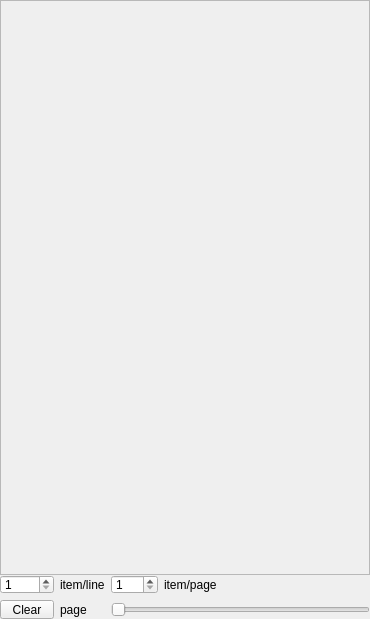
<?xml version="1.0" encoding="UTF-8"?>
<ui version="4.0">
 <class>Browser</class>
 <widget class="QWidget" name="Browser">
  <property name="geometry">
   <rect>
       <x>0</x>
       <y>0</y>
       <width>370</width>
       <height>619</height>
   </rect>
  </property>
  <property name="windowTitle">
   <string>Browser</string>
  </property>
  <property name="autoFillBackground">
   <bool>false</bool>
  </property>
  <layout class="QVBoxLayout" name="verticalLayout">
   <property name="spacing">
    <number>0</number>
   </property>
   <property name="leftMargin">
    <number>0</number>
   </property>
   <property name="topMargin">
    <number>0</number>
   </property>
   <property name="rightMargin">
    <number>0</number>
   </property>
   <property name="bottomMargin">
    <number>0</number>
   </property>
   <item>
    <widget class="QSplitter" name="splitter">
     <property name="sizePolicy">
      <sizepolicy hsizetype="Preferred" vsizetype="Expanding">
       <horstretch>0</horstretch>
       <verstretch>0</verstretch>
      </sizepolicy>
     </property>
     <property name="orientation">
      <enum>Qt::Vertical</enum>
     </property>
     <property name="handleWidth">
      <number>0</number>
     </property>
     <property name="childrenCollapsible">
      <bool>true</bool>
     </property>
     <widget class="QScrollArea" name="scrollArea">
      <property name="sizePolicy">
       <sizepolicy hsizetype="Expanding" vsizetype="Expanding">
        <horstretch>0</horstretch>
        <verstretch>0</verstretch>
       </sizepolicy>
      </property>
      <property name="widgetResizable">
       <bool>true</bool>
      </property>
      <widget class="QWidget" name="scrollAreaWidgetContents">
       <property name="geometry">
           <rect>
               <x>0</x>
               <y>0</y>
               <width>368</width>
               <height>573</height>
           </rect>
       </property>
       <property name="sizePolicy">
        <sizepolicy hsizetype="Expanding" vsizetype="Expanding">
         <horstretch>0</horstretch>
         <verstretch>0</verstretch>
        </sizepolicy>
       </property>
       <layout class="QVBoxLayout" name="verticalLayout_2">
        <property name="spacing">
         <number>0</number>
        </property>
        <property name="leftMargin">
         <number>0</number>
        </property>
        <property name="topMargin">
         <number>0</number>
        </property>
        <property name="rightMargin">
         <number>0</number>
        </property>
        <property name="bottomMargin">
         <number>0</number>
        </property>
        <item>
         <widget class="QStackedWidget" name="stackedWidget">
          <property name="sizePolicy">
           <sizepolicy hsizetype="Expanding" vsizetype="Expanding">
            <horstretch>0</horstretch>
            <verstretch>0</verstretch>
           </sizepolicy>
          </property>
          <widget class="QWidget" name="pageWidget">
           <property name="sizePolicy">
            <sizepolicy hsizetype="Expanding" vsizetype="Expanding">
             <horstretch>0</horstretch>
             <verstretch>0</verstretch>
            </sizepolicy>
           </property>
          </widget>
          <widget class="QWidget" name="hiddenWidget">
           <property name="sizePolicy">
            <sizepolicy hsizetype="Expanding" vsizetype="Expanding">
             <horstretch>0</horstretch>
             <verstretch>0</verstretch>
            </sizepolicy>
           </property>
          </widget>
         </widget>
        </item>
       </layout>
      </widget>
     </widget>
     <widget class="QWidget" name="toolBar" native="true">
      <property name="sizePolicy">
       <sizepolicy hsizetype="Preferred" vsizetype="Fixed">
        <horstretch>0</horstretch>
        <verstretch>0</verstretch>
       </sizepolicy>
      </property>
      <property name="maximumSize">
       <size>
        <width>16777215</width>
           <height>44</height>
       </size>
      </property>
         <layout class="QGridLayout" name="gridLayout">
             <property name="leftMargin">
                 <number>0</number>
             </property>
             <property name="topMargin">
                 <number>0</number>
             </property>
             <property name="rightMargin">
                 <number>0</number>
             </property>
             <property name="bottomMargin">
                 <number>0</number>
             </property>
             <item row="1" column="2" colspan="4">
                 <widget class="QSlider" name="pageSelector">
                     <property name="sizePolicy">
                         <sizepolicy hsizetype="Expanding" vsizetype="Minimum">
                             <horstretch>0</horstretch>
                             <verstretch>0</verstretch>
                         </sizepolicy>
                     </property>
                     <property name="orientation">
                         <enum>Qt::Horizontal</enum>
                     </property>
                 </widget>
             </item>
             <item row="1" column="1">
                 <widget class="QLabel" name="pageIndex">
                     <property name="text">
                         <string>page</string>
                     </property>
                 </widget>
             </item>
             <item row="1" column="0">
                 <widget class="QToolButton" name="clearButton">
                     <property name="sizePolicy">
                         <sizepolicy hsizetype="Minimum" vsizetype="Minimum">
                             <horstretch>0</horstretch>
                             <verstretch>0</verstretch>
                         </sizepolicy>
                     </property>
                     <property name="text">
                         <string>Clear</string>
                     </property>
        </widget>
       </item>
             <item row="0" column="0">
                 <widget class="QSpinBox" name="itemPerLine">
                     <property name="sizePolicy">
                         <sizepolicy hsizetype="Minimum" vsizetype="Minimum">
                             <horstretch>0</horstretch>
                             <verstretch>0</verstretch>
                         </sizepolicy>
                     </property>
                     <property name="minimum">
                         <number>1</number>
                     </property>
         <property name="maximum">
          <number>1000</number>
         </property>
         <property name="singleStep">
          <number>1</number>
         </property>
         <property name="value">
          <number>1</number>
         </property>
        </widget>
       </item>
             <item row="0" column="1">
                 <widget class="QLabel" name="itemPerLineLabel">
                     <property name="sizePolicy">
                         <sizepolicy hsizetype="Minimum" vsizetype="Minimum">
                             <horstretch>0</horstretch>
                             <verstretch>0</verstretch>
                         </sizepolicy>
                     </property>
                     <property name="text">
                         <string>item/line</string>
                     </property>
        </widget>
       </item>
             <item row="0" column="2">
                 <widget class="QSpinBox" name="itemPerPage">
                     <property name="sizePolicy">
                         <sizepolicy hsizetype="Minimum" vsizetype="Minimum">
                             <horstretch>0</horstretch>
                             <verstretch>0</verstretch>
                         </sizepolicy>
                     </property>
                     <property name="minimum">
                         <number>1</number>
                     </property>
         <property name="maximum">
          <number>100</number>
         </property>
         <property name="singleStep">
          <number>2</number>
         </property>
         <property name="value">
          <number>1</number>
         </property>
        </widget>
       </item>
             <item row="0" column="3">
                 <widget class="QLabel" name="itemPerPageLabel">
                     <property name="sizePolicy">
                         <sizepolicy hsizetype="MinimumExpanding" vsizetype="Minimum">
                             <horstretch>0</horstretch>
                             <verstretch>0</verstretch>
                         </sizepolicy>
                     </property>
                     <property name="text">
                         <string>item/page</string>
                     </property>
        </widget>
       </item>
      </layout>
     </widget>
    </widget>
   </item>
  </layout>
 </widget>
 <resources/>
 <connections/>
</ui>
